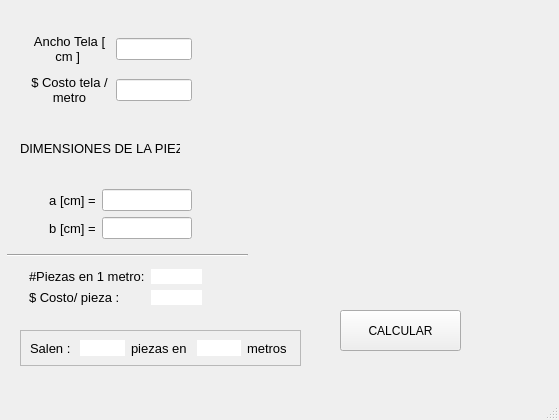
<?xml version="1.0" encoding="UTF-8"?>
<ui version="4.0">
 <class>MainWindow</class>
 <widget class="QMainWindow" name="MainWindow">
  <property name="geometry">
   <rect>
    <x>0</x>
    <y>0</y>
    <width>559</width>
    <height>420</height>
   </rect>
  </property>
  <property name="windowTitle">
   <string>MainWindow</string>
  </property>
  <widget class="QWidget" name="centralwidget">
   <widget class="QPushButton" name="pushButton_calcular">
    <property name="geometry">
     <rect>
      <x>340</x>
      <y>310</y>
      <width>121</width>
      <height>41</height>
     </rect>
    </property>
    <property name="text">
     <string>CALCULAR</string>
    </property>
   </widget>
   <widget class="QFrame" name="frame_2">
    <property name="geometry">
     <rect>
      <x>20</x>
      <y>20</y>
      <width>181</width>
      <height>101</height>
     </rect>
    </property>
    <property name="frameShape">
     <enum>QFrame::NoFrame</enum>
    </property>
    <property name="frameShadow">
     <enum>QFrame::Plain</enum>
    </property>
    <layout class="QGridLayout" name="gridLayout">
     <item row="0" column="0">
      <widget class="QLabel" name="label_2">
       <property name="font">
        <font>
         <pointsize>10</pointsize>
        </font>
       </property>
       <property name="text">
        <string>Ancho Tela [ cm ] </string>
       </property>
       <property name="scaledContents">
        <bool>false</bool>
       </property>
       <property name="alignment">
        <set>Qt::AlignCenter</set>
       </property>
       <property name="wordWrap">
        <bool>true</bool>
       </property>
      </widget>
     </item>
     <item row="0" column="1">
      <widget class="QLineEdit" name="lineEdit_ancho">
       <property name="inputMethodHints">
        <set>Qt::ImhFormattedNumbersOnly</set>
       </property>
      </widget>
     </item>
     <item row="1" column="0">
      <widget class="QLabel" name="label_4">
       <property name="font">
        <font>
         <pointsize>10</pointsize>
        </font>
       </property>
       <property name="text">
        <string>$ Costo tela / metro</string>
       </property>
       <property name="scaledContents">
        <bool>false</bool>
       </property>
       <property name="alignment">
        <set>Qt::AlignCenter</set>
       </property>
       <property name="wordWrap">
        <bool>true</bool>
       </property>
      </widget>
     </item>
     <item row="1" column="1">
      <widget class="QLineEdit" name="lineEdit_costo">
       <property name="inputMethodHints">
        <set>Qt::ImhFormattedNumbersOnly</set>
       </property>
      </widget>
     </item>
    </layout>
   </widget>
   <widget class="QFrame" name="frame_3">
    <property name="geometry">
     <rect>
      <x>40</x>
      <y>180</y>
      <width>161</width>
      <height>71</height>
     </rect>
    </property>
    <property name="frameShape">
     <enum>QFrame::NoFrame</enum>
    </property>
    <property name="frameShadow">
     <enum>QFrame::Plain</enum>
    </property>
    <layout class="QFormLayout" name="formLayout">
     <item row="0" column="0">
      <widget class="QLabel" name="label_a">
       <property name="font">
        <font>
         <pointsize>10</pointsize>
        </font>
       </property>
       <property name="text">
        <string>a [cm] =</string>
       </property>
       <property name="scaledContents">
        <bool>false</bool>
       </property>
       <property name="alignment">
        <set>Qt::AlignCenter</set>
       </property>
       <property name="wordWrap">
        <bool>true</bool>
       </property>
      </widget>
     </item>
     <item row="0" column="1">
      <widget class="QLineEdit" name="lineEdit_a">
       <property name="inputMethodHints">
        <set>Qt::ImhFormattedNumbersOnly</set>
       </property>
      </widget>
     </item>
     <item row="1" column="0">
      <widget class="QLabel" name="label_b">
       <property name="font">
        <font>
         <pointsize>10</pointsize>
        </font>
       </property>
       <property name="text">
        <string>b [cm] =</string>
       </property>
       <property name="scaledContents">
        <bool>false</bool>
       </property>
       <property name="alignment">
        <set>Qt::AlignCenter</set>
       </property>
       <property name="wordWrap">
        <bool>true</bool>
       </property>
      </widget>
     </item>
     <item row="1" column="1">
      <widget class="QLineEdit" name="lineEdit_b">
       <property name="inputMethodHints">
        <set>Qt::ImhFormattedNumbersOnly</set>
       </property>
      </widget>
     </item>
    </layout>
   </widget>
   <widget class="QLabel" name="label">
    <property name="geometry">
     <rect>
      <x>260</x>
      <y>20</y>
      <width>281</width>
      <height>261</height>
     </rect>
    </property>
    <property name="text">
     <string/>
    </property>
    <property name="pixmap">
     <pixmap>imgs/Dimensiones.PNG</pixmap>
    </property>
    <property name="scaledContents">
     <bool>true</bool>
    </property>
   </widget>
   <widget class="QLabel" name="label_3">
    <property name="geometry">
     <rect>
      <x>20</x>
      <y>140</y>
      <width>160</width>
      <height>16</height>
     </rect>
    </property>
    <property name="font">
     <font>
      <pointsize>10</pointsize>
     </font>
    </property>
    <property name="text">
     <string>DIMENSIONES DE LA PIEZA:</string>
    </property>
   </widget>
   <widget class="QFrame" name="frame">
    <property name="geometry">
     <rect>
      <x>20</x>
      <y>330</y>
      <width>281</width>
      <height>36</height>
     </rect>
    </property>
    <property name="frameShape">
     <enum>QFrame::StyledPanel</enum>
    </property>
    <property name="frameShadow">
     <enum>QFrame::Raised</enum>
    </property>
    <layout class="QHBoxLayout" name="horizontalLayout">
     <item>
      <widget class="QLabel" name="label_resultados">
       <property name="font">
        <font>
         <pointsize>10</pointsize>
        </font>
       </property>
       <property name="frameShape">
        <enum>QFrame::NoFrame</enum>
       </property>
       <property name="frameShadow">
        <enum>QFrame::Plain</enum>
       </property>
       <property name="text">
        <string>Salen :</string>
       </property>
       <property name="scaledContents">
        <bool>false</bool>
       </property>
       <property name="alignment">
        <set>Qt::AlignLeading|Qt::AlignLeft|Qt::AlignVCenter</set>
       </property>
       <property name="wordWrap">
        <bool>true</bool>
       </property>
      </widget>
     </item>
     <item>
      <widget class="QLabel" name="label_totalPiezas">
       <property name="font">
        <font>
         <pointsize>10</pointsize>
        </font>
       </property>
       <property name="styleSheet">
        <string notr="true">background-color: rgb(255, 255, 255);</string>
       </property>
       <property name="text">
        <string/>
       </property>
      </widget>
     </item>
     <item>
      <widget class="QLabel" name="label_resultados_2">
       <property name="font">
        <font>
         <pointsize>10</pointsize>
        </font>
       </property>
       <property name="frameShape">
        <enum>QFrame::NoFrame</enum>
       </property>
       <property name="frameShadow">
        <enum>QFrame::Plain</enum>
       </property>
       <property name="text">
        <string>piezas en </string>
       </property>
       <property name="scaledContents">
        <bool>false</bool>
       </property>
       <property name="alignment">
        <set>Qt::AlignLeading|Qt::AlignLeft|Qt::AlignVCenter</set>
       </property>
       <property name="wordWrap">
        <bool>true</bool>
       </property>
      </widget>
     </item>
     <item>
      <widget class="QLabel" name="label_totalMetros">
       <property name="font">
        <font>
         <pointsize>10</pointsize>
        </font>
       </property>
       <property name="styleSheet">
        <string notr="true">background-color: rgb(255, 255, 255);</string>
       </property>
       <property name="text">
        <string/>
       </property>
      </widget>
     </item>
     <item>
      <widget class="QLabel" name="label_resultados_3">
       <property name="font">
        <font>
         <pointsize>10</pointsize>
        </font>
       </property>
       <property name="frameShape">
        <enum>QFrame::NoFrame</enum>
       </property>
       <property name="frameShadow">
        <enum>QFrame::Plain</enum>
       </property>
       <property name="text">
        <string>metros </string>
       </property>
       <property name="scaledContents">
        <bool>false</bool>
       </property>
       <property name="alignment">
        <set>Qt::AlignLeading|Qt::AlignLeft|Qt::AlignVCenter</set>
       </property>
       <property name="wordWrap">
        <bool>true</bool>
       </property>
      </widget>
     </item>
    </layout>
   </widget>
   <widget class="QFrame" name="frame_4">
    <property name="geometry">
     <rect>
      <x>20</x>
      <y>260</y>
      <width>191</width>
      <height>61</height>
     </rect>
    </property>
    <property name="frameShape">
     <enum>QFrame::NoFrame</enum>
    </property>
    <property name="frameShadow">
     <enum>QFrame::Plain</enum>
    </property>
    <layout class="QFormLayout" name="formLayout_2">
     <item row="0" column="0">
      <widget class="QLabel" name="label_5">
       <property name="font">
        <font>
         <pointsize>10</pointsize>
        </font>
       </property>
       <property name="text">
        <string>#Piezas en 1 metro:</string>
       </property>
      </widget>
     </item>
     <item row="0" column="1">
      <widget class="QLabel" name="label_piezasXmetro">
       <property name="font">
        <font>
         <pointsize>10</pointsize>
        </font>
       </property>
       <property name="styleSheet">
        <string notr="true">background-color: rgb(255, 255, 255);</string>
       </property>
       <property name="text">
        <string/>
       </property>
      </widget>
     </item>
     <item row="1" column="0">
      <widget class="QLabel" name="label_7">
       <property name="font">
        <font>
         <pointsize>10</pointsize>
        </font>
       </property>
       <property name="text">
        <string>$ Costo/ pieza : </string>
       </property>
      </widget>
     </item>
     <item row="1" column="1">
      <widget class="QLabel" name="label_costoPieza">
       <property name="font">
        <font>
         <pointsize>10</pointsize>
        </font>
       </property>
       <property name="styleSheet">
        <string notr="true">background-color: rgb(255, 255, 255);</string>
       </property>
       <property name="text">
        <string/>
       </property>
      </widget>
     </item>
    </layout>
   </widget>
   <widget class="Line" name="line">
    <property name="geometry">
     <rect>
      <x>7</x>
      <y>250</y>
      <width>241</width>
      <height>10</height>
     </rect>
    </property>
    <property name="orientation">
     <enum>Qt::Horizontal</enum>
    </property>
   </widget>
  </widget>
  <widget class="QMenuBar" name="menubar">
   <property name="geometry">
    <rect>
     <x>0</x>
     <y>0</y>
     <width>559</width>
     <height>21</height>
    </rect>
   </property>
  </widget>
  <widget class="QStatusBar" name="statusbar"/>
 </widget>
 <resources/>
 <connections/>
</ui>
